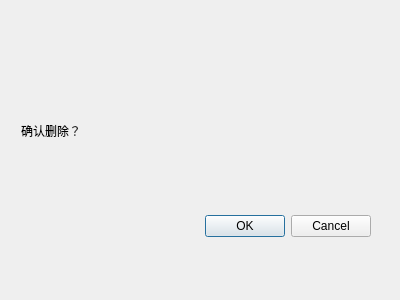
<?xml version="1.0" encoding="UTF-8"?>
<ui version="4.0">
 <class>Dialog</class>
 <widget class="QDialog" name="Dialog">
  <property name="geometry">
   <rect>
    <x>0</x>
    <y>0</y>
    <width>400</width>
    <height>300</height>
   </rect>
  </property>
  <property name="windowTitle">
   <string>Dialog</string>
  </property>
  <widget class="QDialogButtonBox" name="buttonBox">
   <property name="geometry">
    <rect>
     <x>30</x>
     <y>181</y>
     <width>341</width>
     <height>91</height>
    </rect>
   </property>
   <property name="orientation">
    <enum>Qt::Horizontal</enum>
   </property>
   <property name="standardButtons">
    <set>QDialogButtonBox::Cancel|QDialogButtonBox::Ok</set>
   </property>
  </widget>
  <widget class="QLabel" name="label">
   <property name="geometry">
    <rect>
     <x>21</x>
     <y>70</y>
     <width>301</width>
     <height>121</height>
    </rect>
   </property>
   <property name="styleSheet">
    <string notr="true">font: 26pt &quot;黑体&quot;;</string>
   </property>
   <property name="text">
    <string>确认删除？</string>
   </property>
  </widget>
 </widget>
 <resources/>
 <connections>
  <connection>
   <sender>buttonBox</sender>
   <signal>accepted()</signal>
   <receiver>Dialog</receiver>
   <slot>accept()</slot>
   <hints>
    <hint type="sourcelabel">
     <x>248</x>
     <y>254</y>
    </hint>
    <hint type="destinationlabel">
     <x>157</x>
     <y>274</y>
    </hint>
   </hints>
  </connection>
  <connection>
   <sender>buttonBox</sender>
   <signal>rejected()</signal>
   <receiver>Dialog</receiver>
   <slot>reject()</slot>
   <hints>
    <hint type="sourcelabel">
     <x>316</x>
     <y>260</y>
    </hint>
    <hint type="destinationlabel">
     <x>286</x>
     <y>274</y>
    </hint>
   </hints>
  </connection>
 </connections>
</ui>
